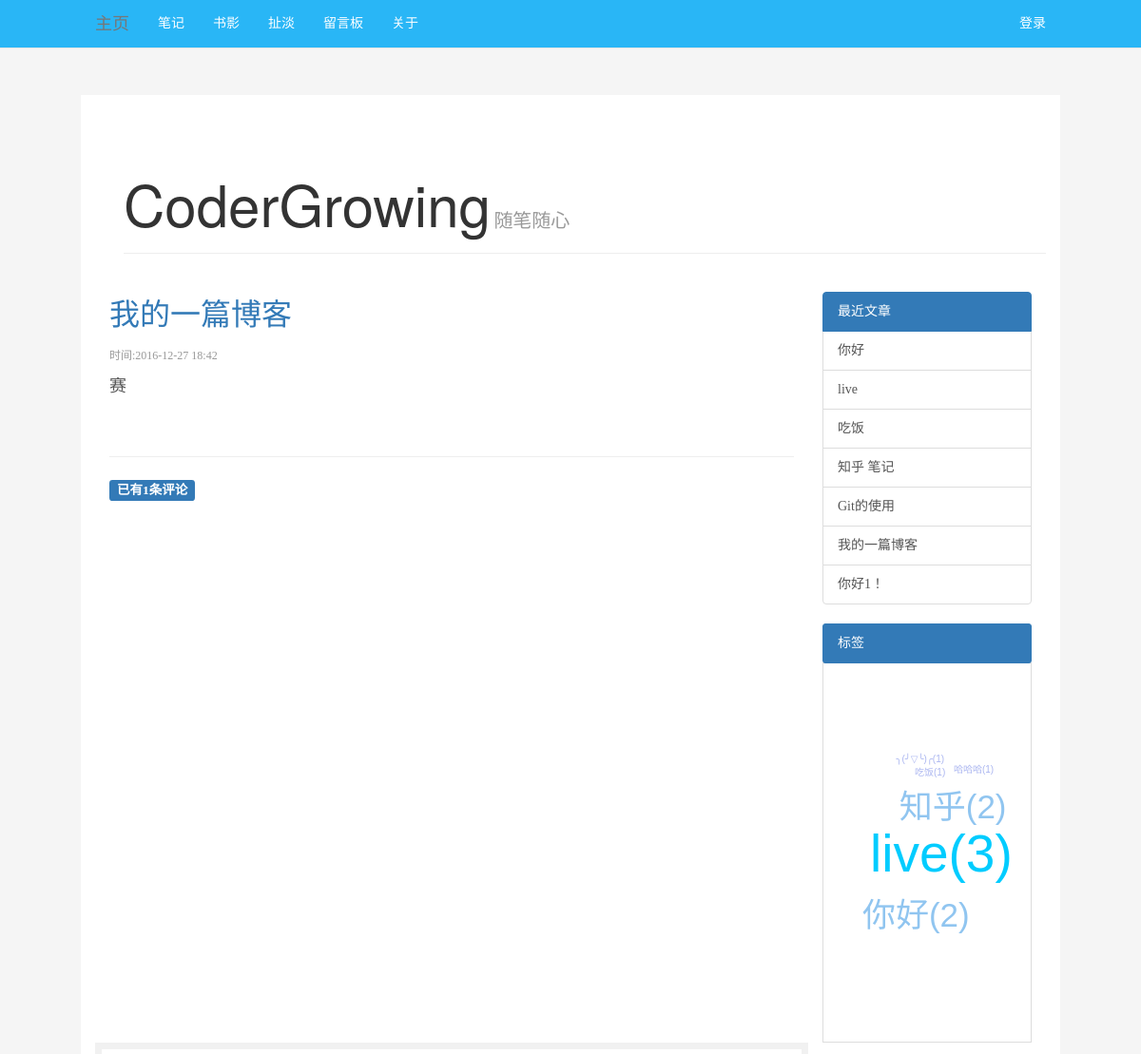
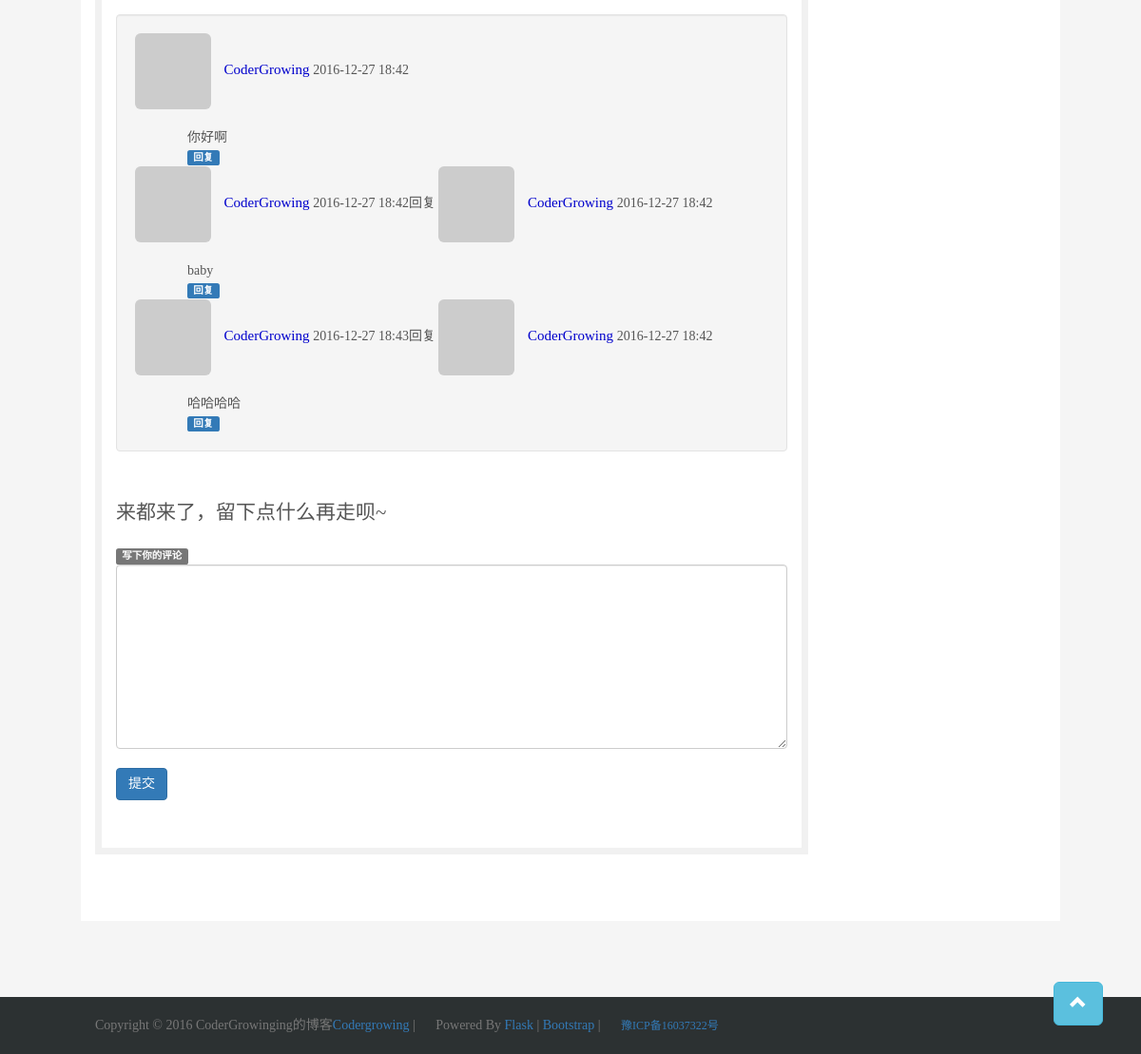
Page /article/2/我的一篇博客 on the committed database (2 pictures, top to bottom).
### app/models.py (models this page shows, shortened)
class Article(db.Model):
    __tablename__ = 'articles'
    id = db.Column(db.Integer, primary_key=True)
    heading = db.Column(db.Text)
    body = db.Column(db.Text)
    article_type = db.Column(db.Text)
    article_len = db.Column(db.Integer)
    permission = db.Column(db.String(64))
    timestamp = db.Column(db.String(64), index=True, default=datetime.now)
    edit_timestamp = db.Column(db.String(64), index=True, default=datetime.now)
    comments = db.relationship('Comment', backref='article', lazy='dynamic')
    reply_comments = db.relationship('ReplyComment', backref='article', lazy='dynamic')
    body_html = db.Column(db.Text)

class Comment(db.Model):
    __tablename__ = 'comments'
    id = db.Column(db.Integer, primary_key=True)
    body = db.Column(db.Text)
    timestamp = db.Column(db.String(64), index=True, default=datetime.now)
    disabled = db.Column(db.Boolean)
    has_reply = db.Column(db.Boolean, default=False)
    user_id = db.Column(db.Integer, db.ForeignKey('user.id'))
    article_id = db.Column(db.Integer, db.ForeignKey('articles.id'))
    reply_comment = db.relationship('ReplyComment', backref='comment', lazy='dynamic')

class User(UserMixin, db.Model):
    __tablename__ = 'user'
    id = db.Column(db.Integer, primary_key=True)
    email = db.Column(db.String(64), unique=True, index=True)
    username = db.Column(db.String(64), unique=True)
    timestamp = db.Column(db.String(64), index=True, default=datetime.now)
    password_hash = db.Column(db.String(128))
    avatar_hash = db.Column(db.String(32))
    comments = db.relationship('Comment', backref='user', lazy='dynamic')
    reply_comments = db.relationship('ReplyComment', backref='user', lazy='dynamic')
    role = db.Column(db.String, default='User')
    @property
    def password(self):
        raise AttributeError('Password is not a readable attribute.')
    def gravatar(self, size=100, default='identicon', rating='g'):
        if request.is_secure:
            url = 'https://secure.gravatar.com/avatar'
        else:
            url = 'http://www.gravatar.com/avatar'
        hash = self.avatar_hash or hashlib.md5(self.email.encode('utf-8')).hexdigest()
        return '{url}/{hash}?s={size}&d={default}&r={rating}'.format(
            url=url, hash=hash, size=size, default=default, rating=rating
        )

class ReplyComment(db.Model):
    __tablename__ = 'reply_comments'
    id = db.Column(db.Integer, primary_key=True)
    body = db.Column(db.Text)
    timestamp = db.Column(db.String(64), index=True, default=datetime.now)
    disabled = db.Column(db.Boolean)
    reply_id = db.Column(db.Integer, db.ForeignKey('comments.id'))
    reply_reply_id = db.Column(db.Integer)
    user_id = db.Column(db.Integer, db.ForeignKey('user.id'))
    article_id = db.Column(db.Integer, db.ForeignKey('articles.id'))
    db.relationship('ReplyComment', backref='replycomment', lazy='dynamic')

### app/main/views.py (the view, shortened to what this page needs)
@main.route('/article/<int:id>/<string:name>', methods=['POST', 'GET'] )
def article(id, name):
    tags = Tag.query.all()
    if Article.query.get(id) and Article.query.filter_by(heading=name).first():
        post = Article.query.get_or_404(id)
    else:
        flash(u'您要找的文章不存在！')
        return redirect(url_for('main.index'))
    if current_user.is_authenticated and current_user.role == 'Admin':
        limit_posts =  Article.query.order_by(Article.timestamp.desc()).all()[0:10]
    else:
        limit_posts = Article.query.filter_by(permission='common').\
            order_by(Article.timestamp.desc()).all()[0:10]
    page = request.args.get('page', 1, type=int)
    if page == -1:
        page = (post.comments.count() - 1) / 20 + 1
    pagination = post.comments.order_by(Comment.timestamp.desc()).paginate(
        page, per_page=10, error_out=False
    )
    comments = pagination.items
    reply_comments = ReplyComment.query.order_by(ReplyComment.timestamp.asc()).all()
    return render_template('article.html', post=post, tags=tags,
                           comments=comments, reply_comments = reply_comments,
                           pagination=pagination, limit_posts=limit_posts, ReplyComment=ReplyComment)

### app/templates/article.html (shortened to what this page needs)
{% extends "base.html" %}
{% import "bootstrap/wtf.html" as wtf %}
{% block head %}
  {{ super() }}
  <link rel="stylesheet" href="{{ url_for("static", filename="blog.css")}}">
{% endblock %}
{% block page_content %}
  <div class="blog-header">
    <h1 class="blog-title">CoderGrowing</h1>
    <p class="lead blog-description">随笔随心</p>
    <hr>
  </div>
  <div class="col-sm-9 blog-main">
  <div class="blog-post">
  <div>
    <a href="{{ url_for('.article', id=post.id, name=post.heading) }}" class="blog-post-title title-link-style">{{ post.heading }}</a>
    <p class="blog-post-meta">时间:{{ post.timestamp[0:16]}}</p>
    {% if post.body_html %}
      {{ post.body_html | safe }}
    {% else %}
      {{ post.body }}
    {% endif %}
  </div>
  </div><hr>
  {% if post.comments.count() == 0 %}
    <div class="alert alert-info">还没有评论哦，还不快来抢沙发~</div>
  {% else %}
    <div class="label label-primary">已有{{ post.comments.count() }}条评论</div>
  {% endif %}
  </div>
  <div class="col-sm-3 tagcloud-father">
    <div class="list-group">
      <p class="list-group-item active">
        最近文章
      </p>
       {% for po in limit_posts %}
         <a href="{{ url_for('.article', id=po.id, name=po.heading) }}" class="list-group-item title-link-style">{{ po.heading }}</a>
       {% endfor %}
    </div>
    <p class="list-group-item active tag-header">标签</p>
    <div id="tagcloud" class="tagcloud">
    </div>
  </div>
  <div class="comment-border col-sm-9">
    <ul class="comments"  id="comment">
      {% for comment in comments %}
        <li class="comment">
        <div class="comment-content well">
          <img class="img-rounded profile-thumbnail" src="{{ comment.user.gravatar(size=40) }}">
          <span class="username"> {{ comment.user.username }} </span>
          <span class="time">{{ comment.timestamp[0:16] }}</span>
          <div class="comment-body row">
            {{ comment.body }}
            <div class="reply-comment">
              <a data-toggle="collapse" data-parent="#accordion" class="label label-primary"
                href="#a{{ comment.id }}">回复</a>
            </div>
          </div>
          {% if comment.has_reply %}
            {% for reply_comment in reply_comments %}
              {% if reply_comment.reply_id == comment.id%}
                <img class="img-rounded profile-thumbnail" src="{{ reply_comment.user.gravatar(size=40) }}">
                <span class="username"> {{ reply_comment.user.username }} </span>
                <span class="time">{{ reply_comment.timestamp[0:16] }}</span><span>回复</span>
                {% if reply_comment.reply_reply_id %}
                  <img class="img-rounded profile-thumbnail" src="{{ ReplyComment.query.get(reply_comment.reply_reply_id).user.gravatar(size=40) }}">
                  <span class="username"> {{ ReplyComment.query.get(reply_comment.reply_reply_id).user.username }} </span>
                  <span class="time">{{ ReplyComment.query.get(reply_comment.reply_reply_id).timestamp[0:16] }}</span>
                {% else %}
                  <img class="img-rounded profile-thumbnail" src="{{ comment.user.gravatar(size=40) }}">
                  <span class="username"> {{ comment.user.username }} </span>
                  <span class="time">{{ comment.timestamp[0:16] }}</span>
                {% endif %}
                <div class="comment-body row">
                  {{ reply_comment.body }}
                  <div class="reply-comment">
                    <a data-toggle="collapse" data-parent="#accordion" class="label label-primary"
                      href="#a{{ reply_comment.id }}b">回复</a>
                  </div>
                </div>
              {% endif %}
            {% endfor %}
          {% endif %}
        </div>
      </li>
      {% endfor %}
    </ul>
      <p class="lead">来都来了，留下点什么再走呗~</p>
      <p class="label label-default">写下你的评论</p>
    <form method="POST" action="{{ url_for('main.article', id=post.id, name=post.heading) }}">
      <div>
        <textarea rows="9" cols="50"  class="form-control textarea" required="required" name="comment"></textarea>
      </div>
      <br>
      <input type="submit" class="btn btn-lg-4 btn-primary" value="提交">
    </form>
  </div>
{% endblock %}

### app/static/style.css (style rules this page uses)
html { position: relative; min-height: 100%; }
body { margin-bottom: 60px; }

### app/static/blog.css (style rules this page uses)
body { padding-top: 100px; padding-bottom: 80px; font-family: Georgia, "Times New Roman", Times, serif; color: #555; background-color: #f5f5f5; background-image: url("https://www.transparenttextures.com/patterns/asfalt-dark.png"); }
h1, .h1, h2, .h2, h3, .h3, h4, .h4, h5, .h5, h6, .h6 { margin-top: 0; font-family: "Helvetica Neue", Helvetica, Arial, sans-serif; font-weight: normal; color: #333; }
.blog-header { padding-top: 20px; padding-bottom: 20px; padding-left: 30px; }
.blog-title { margin-top: 30px; margin-bottom: 0; font-size: 60px; font-weight: normal; display: inline; }
.blog-description { display: inline; font-size: 20px; color: #999; }
.blog-main { font-size: 18px; line-height: 1.5; }
.blog-post { margin-bottom: 60px; }
.blog-post-title { margin-bottom: 5px; font-size: 32px; }
.blog-post-meta { font-size: 12px; padding-top: 10px; color: #999; }
.blog-post .title-link-style { text-decoration: none; }
.comment-border { border: 7px solid; border-color: #F1F1F1; margin-bottom: 70px; padding-bottom: 50px; }
.comment { list-style: none; padding-top: 20px; padding-bottom: 20px; }
.comments { padding-left: 0; }
.username { padding-left: 10px; font-size: 15px; color: #0000cc; }
.comment-body { padding-top: 20px; padding-left: 70px; }
.tag-header { border-radius: 3px; }
.tagcloud-father { position: relative; }
.tagcloud { border: 1px solid #DDDDDD; position: absolute; height: 400px; width: 100%; }

### rows in the picture
Article: heading "我的一篇博客", timestamp "2016-12-27 18:42", body_html "赛"
Article: heading "你好"
Article: heading "live"
Article: heading "吃饭"
Article: heading "知乎 笔记"
Article: heading "Git的使用"
Article: heading "你好1！"
Comment: user.username "CoderGrowing", timestamp "2016-12-27 18:42", body "你好啊"
ReplyComment: user.username "CoderGrowing", timestamp "2016-12-27 18:42", body "baby", query.get "2016-12-27 18:42"
User: user.username "CoderGrowing", query.get "CoderGrowing"
ReplyComment: user.username "CoderGrowing", timestamp "2016-12-27 18:43", body "哈哈哈哈"

### other values in the picture
{{ post.comments.count() }} "1"
